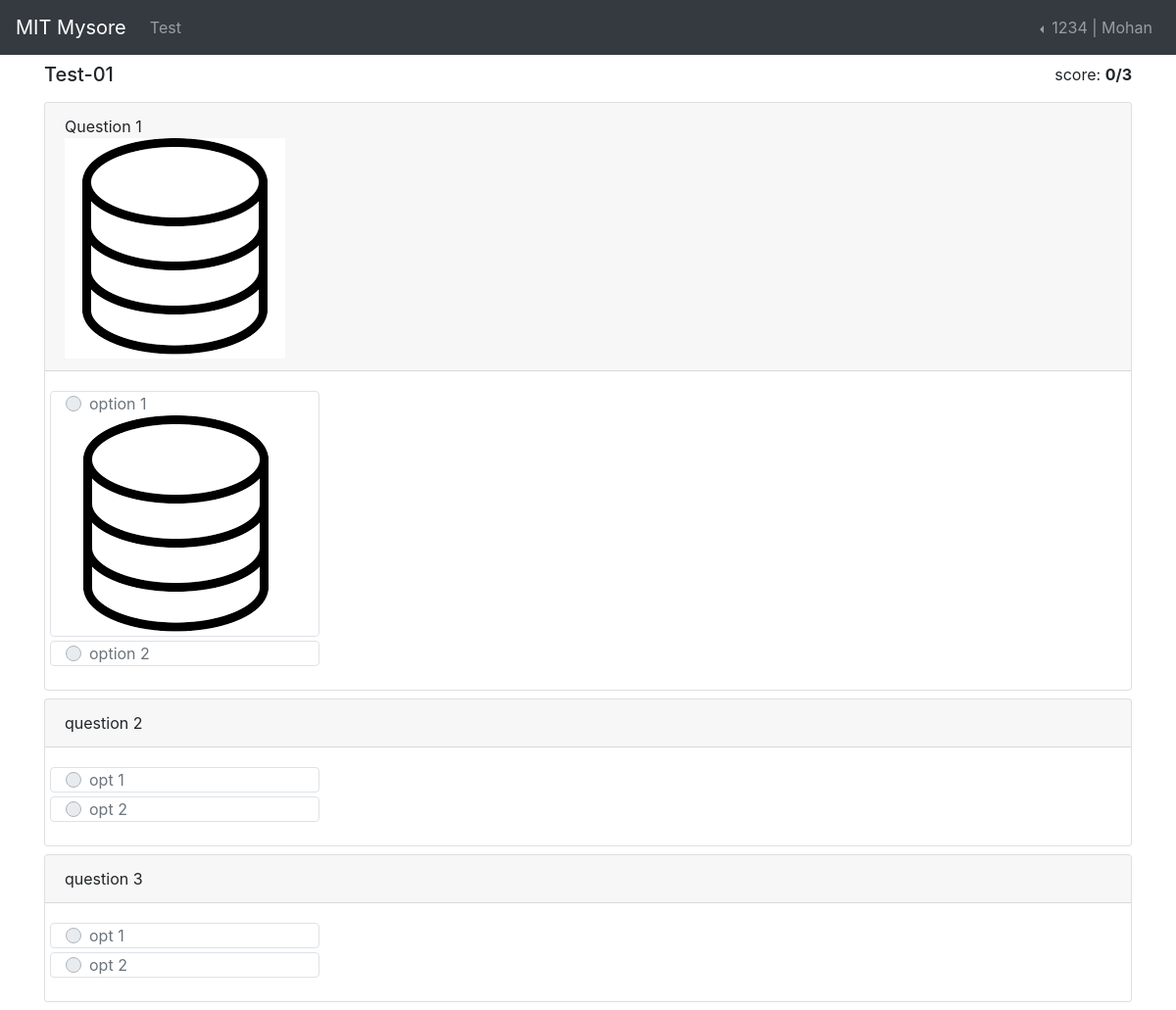
The page /test/result/5 (signed in) on the database its author committed.
### users/models.py (models this page shows, shortened)
class Student(models.Model):
    reg_no = models.CharField(max_length=20, blank=True, null=True)
    name = models.CharField(max_length=50, unique=True)
    email = models.EmailField(unique=True, blank=True, null=True)
    phone_number = models.CharField(max_length=20, unique=True)
    password = models.CharField(max_length=257)
    puc_college = models.CharField(max_length=200, blank=True, null=True)
    preffered_branch = models.CharField(max_length=100, blank=True, null=True)
    institute = models.ForeignKey(
        Institute, on_delete=models.CASCADE, related_name="students")

### tests/models.py (models this page shows)
class Test(models.Model):
    title = models.CharField(max_length=50)
    description = models.CharField(max_length=100, blank=True, null=True)
    no_of_questions = models.IntegerField()
    total_duration = models.TimeField(auto_now=False, auto_now_add=False)
    negative_marking = models.BooleanField(default=False)
    commence_at = models.DateTimeField(auto_now=False, auto_now_add=False)
    stop_commenceing_after = models.DateTimeField(
        auto_now=False, auto_now_add=False)
    show_score = models.BooleanField(default=False)
    show_answers = models.BooleanField(default=False)

### questions/models.py (models this page shows, shortened)
class Question(models.Model):
    question = models.TextField()
    question_image = models.ImageField(upload_to='images/question/', null=True, blank=True)
    solution = models.TextField(null=True, blank=True)
    solution_image = models.ImageField(upload_to='images/solution/', null=True, blank=True)
    category = models.ForeignKey(CategoryLevel2, on_delete=models.SET_NULL, null=True, related_name="questions")
    created_on = models.DateField(auto_now=True)
    has_multiple_answers = models.BooleanField(default=False)

class Options(models.Model):
    question = models.ForeignKey('Question', on_delete=models.CASCADE, related_name='options')
    option = models.CharField(max_length=100)
    image = models.ImageField(upload_to='images/options/', null=True, blank=True)
    is_true = models.BooleanField(default=False)
    class Meta:
        unique_together = ['question', 'option']

### tests/views.py (the view)
# urls.py: path('result/<int:test_id>', views.resultStudent),
def resultStudent(request, test_id):
    if request.session.get('student', False):
        phone_number = request.session['student']
        if Student.objects.filter(phone_number=phone_number).exists():
            student = Student.objects.filter(phone_number=phone_number)[0]
            test = Test.objects.get(id=test_id)
            student_test = StudentTest.objects.filter(student=student, test__id=test_id)[0]
            student_questions = StudentQuestion.objects.filter(student_test=student_test)
            questions = []
            score = 0
            total_questions = len(student_questions)
            for student_question in student_questions:
                options = []
                question_options = student_question.question_test.question.options.all()
                student_options = student_question.option.all()
                is_correct = False
                for option in question_options:
                    is_marked = False
                    for student_option in student_options:
                        if option.id == student_option.option.id:
                            is_marked = True
                            if option.is_true:
                                is_correct = True
                    options.append({
                        "option": option,
                        "is_marked": is_marked
                    })
                if is_correct:
                    score += 1
                questions.append({
                    "question": student_question.question_test.question,
                    "options": options,
                    "is_correct": is_correct
                })
            return_obj = {"test": test, "student": student,"score": score, "questions": questions, "total_questions": total_questions}
            return render(request, "test_result_student.html", return_obj)
        else:
            return redirect('/log-in')
    else:
        return redirect('/log-in')

### templates/test_result_student.html (shortened to what this page needs)
{% extends "nav_student.html" %} {% block content %}
<link rel="stylesheet" href="https://cdnjs.cloudflare.com/ajax/libs/font-awesome/4.7.0/css/font-awesome.min.css">
<div class="container">
    <div class="row my-2">
        <div class="col">
            <h5>{{test.title}}</h5>
        </div>
        <div class="col-auto ml-auto">
            score: <strong>{{score}}/{{total_questions}}</strong>
        </div>
    </div>
    {% for question in questions %}
    <div class="card mb-2 {% if question.is_correct %}border border-success{% endif %}">
        <div class="card-header">
            <div class="row">
                <div class="col">
                    {{question.question.question}}
                    {% if question.question.question_image %}
                    <img class="img-fluid" src="/uploads/{{question.question.question_image}}" alt="">
                    {% endif %}
                </div>
                <div class="col-auto ml-auto">
                </div>
            </div>
        </div>
        <div class="card-body">
            {% for option in question.options %}
            <div class="row mb-1">
                <div class="col-12 col-xl-3 border rounded">
                    <div class="row">
                        <div class="col-auto align-self-center">
                            <div class="custom-control custom-radio">
                                <label class="custom-control-label"
                                    for="option{{question.question.id}}{{option.option.id}}">
                                    {{option.option.option}}
                                </label>
                            </div>
                        </div>
                        {% if option.option.image %}
                        <div class="col-auto">
                            <img class="img-fluid" src="/uploads/{{option.option.image}}" alt="">
                        </div>
                        {% endif %}
                    </div>
                </div>
            </div>
            {% endfor %}
        </div>
    </div>
    {% endfor %}
</div>
{% endblock %} {% block title %}Result{% endblock %}

### templates/nav_student.html (shortened to what this page needs)
<!DOCTYPE html>
<html lang="en">
<head>
  <link rel="stylesheet" href="https://maxcdn.bootstrapcdn.com/bootstrap/4.5.0/css/bootstrap.min.css" />
</head>
<body>
  <nav class="navbar navbar-expand-md bg-dark navbar-dark">
    <a class="navbar-brand" href="/">MIT Mysore</a>
    <div class="collapse navbar-collapse" id="collapsibleNavbar">
      <ul class="navbar-nav mr-auto">
        <li class="nav-item">
          <a class="nav-link" href="/test/test-list">Test</a>
        </li>
      </ul>
      <ul class="navbar-nav">
        <li class="nav-item dropdown dropleft">
          <a class="nav-link dropdown-toggle" href="#" id="navbardrop" data-toggle="dropdown">
            {{student.reg_no}} | {{student.name}}
          </a>
        </li>
      </ul>
    </div>
  </nav>
  {% block content %} {% endblock %}
</body>
</html>

### rows shown on the page
Student: reg_no "1234", name "Mohan"
Test: title "Test-01"
Question: question.question "Question 1", question.question_image (picture)
Options: option.option "option 1", option.image (picture)
Options: option.option "option 2"
Question: question.question "question 2"
Options: option.option "opt 1"
Options: option.option "opt 2"
Question: question.question "question 3"
Options: option.option "opt 1"
Options: option.option "opt 2"

### other values the page prints
{{ score }} "0"
{{ total_questions }} "3"
